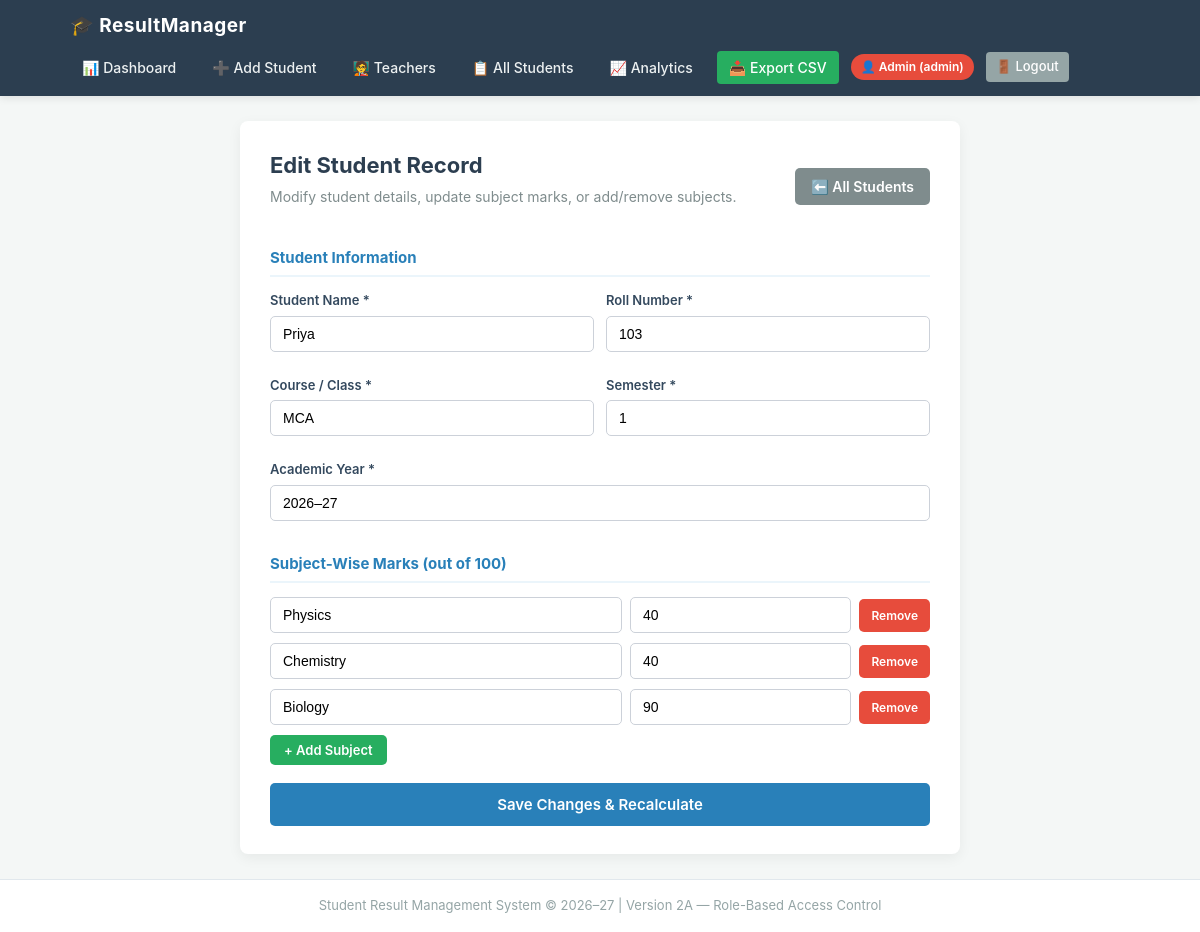
Page /admin/student/edit/3 (signed in) on the committed database.
### tables this page shows
CREATE TABLE students (
            id INTEGER PRIMARY KEY AUTOINCREMENT,
            name TEXT NOT NULL,
            roll_number TEXT NOT NULL,
            course TEXT NOT NULL,
            semester TEXT NOT NULL,
            academic_year TEXT NOT NULL,
            created_at TIMESTAMP DEFAULT CURRENT_TIMESTAMP
        );

CREATE TABLE subjects (
            id INTEGER PRIMARY KEY AUTOINCREMENT,
            student_id INTEGER NOT NULL,
            subject_name TEXT NOT NULL,
            marks REAL NOT NULL,
            FOREIGN KEY (student_id) REFERENCES students(id) ON DELETE CASCADE
        );

### app.py (the view, shortened to what this page needs)
@app.route('/admin/student/edit/<int:student_id>', methods=['GET', 'POST'])
@admin_required
def admin_student_edit(student_id):
    student = fetch_single_student_analyzed(student_id)
    if not student:
        flash("Student not found.", "danger")
        return redirect(url_for('student_list'))
    error = None
    return render_template('student_edit.html', student=student, error=error)

### app.py (called while the page is built)
def get_db_connection():
    conn = sqlite3.connect(DB_PATH)
    conn.row_factory = sqlite3.Row
    return conn

def admin_required(f):
    @wraps(f)
    def decorated_function(*args, **kwargs):
        if 'user_id' not in session:
            flash("Please log in to access this page.", "warning")
            return redirect(url_for('login'))
        if session.get('role') != 'ADMIN':
            flash("Access denied. You do not have permission to access this page.", "danger")
            if session.get('role') == 'TEACHER':
                return redirect(url_for('teacher_dashboard'))
            return redirect(url_for('student_dashboard'))
        return f(*args, **kwargs)
    return decorated_function

def calculate_grade(percentage):
    if percentage >= 90:
        return 'A'
    elif percentage >= 80:
        return 'B'
    elif percentage >= 70:
        return 'C'
    elif percentage >= 60:
        return 'D'
    else:
        return 'F'

def calculate_remark(marks):
    if marks >= 90:
        return 'Excellent'
    elif marks >= 80:
        return 'Very Good'
    elif marks >= 70:
        return 'Good'
    elif marks >= 60:
        return 'Satisfactory'
    elif marks >= 40:
        return 'Needs Improvement'
    else:
        return 'Fail'

def calculate_performance_message(percentage):
    if percentage >= 90:
        return "Excellent overall performance!"
    elif percentage >= 80:
        return "Very good performance!"
    elif percentage >= 70:
        return "Good performance!"
    elif percentage >= 60:
        return "Satisfactory performance."
    else:
        return "Keep practicing and improve your performance."

def calculate_performance_category(percentage):
    if percentage >= 90:
        return "Excellent"
    elif percentage >= 80:
        return "Very Good"
    elif percentage >= 70:
        return "Good"
    elif percentage >= 60:
        return "Average"
    else:
        return "Needs Improvement"

def fetch_single_student_analyzed(student_id):
    conn = get_db_connection()
    s_row = conn.execute('SELECT * FROM students WHERE id = ?', (student_id,)).fetchone()
    if not s_row:
        conn.close()
        return None
    sub_rows = conn.execute('SELECT subject_name, marks FROM subjects WHERE student_id = ?', (student_id,)).fetchall()
    conn.close()
    return analyze_student_data(dict(s_row), [dict(r) for r in sub_rows])

### templates/student_edit.html (shortened to what this page needs)
{% extends "base.html" %}
{% block content %}
<div class="calculator-container">
    <div class="page-header">
        <div>
            <h2>Edit Student Record</h2>
            <p class="subtitle">Modify student details, update subject marks, or add/remove subjects.</p>
        </div>
        <div class="header-actions">
            <a href="{{ url_for('student_list') }}" class="btn-secondary">⬅️ All Students</a>
        </div>
    </div>
    <form method="POST" action="{{ url_for('admin_student_edit', student_id=student.id) }}" class="entry-form">
        <div class="section-title">Student Information</div>
        <div class="form-grid">
            <div class="form-group">
                <label for="student_name">Student Name *</label>
                <input
                    type="text"
                    id="student_name"
                    name="student_name"
                    value="{{ student.student_name }}"
                    required
                >
            </div>
            <div class="form-group">
                <label for="roll_number">Roll Number *</label>
                <input
                    type="text"
                    id="roll_number"
                    name="roll_number"
                    value="{{ student.roll_number }}"
                    required
                >
            </div>
            <div class="form-group">
                <label for="course">Course / Class *</label>
                <input
                    type="text"
                    id="course"
                    name="course"
                    value="{{ student.course }}"
                    required
                >
            </div>
            <div class="form-group">
                <label for="semester">Semester *</label>
                <input
                    type="text"
                    id="semester"
                    name="semester"
                    value="{{ student.semester }}"
                    required
                >
            </div>
            <div class="form-group full-width">
                <label for="academic_year">Academic Year *</label>
                <input
                    type="text"
                    id="academic_year"
                    name="academic_year"
                    value="{{ student.academic_year }}"
                    required
                >
            </div>
        </div>
        <div class="section-title">Subject-Wise Marks (out of 100)</div>
        <div id="subjects-container">
            {% for sub in student.subjects %}
                <div class="subject-row">
                    <input
                        type="text"
                        name="subject_name"
                        placeholder="Subject Name"
                        value="{{ sub.name }}"
                        required
                    >
                    <input
                        type="number"
                        name="subject_marks"
                        min="0"
                        max="100"
                        step="any"
                        placeholder="Marks (0-100)"
                        value="{{ sub.marks }}"
                        required
                    >
                    <button type="button" class="btn-remove" onclick="removeSubject(this)">Remove</button>
                </div>
            {% endfor %}
        </div>
        <button type="button" class="btn-add" onclick="addSubject()">+ Add Subject</button>
        <button type="submit" class="btn-calculate">Save Changes & Recalculate</button>
    </form>
</div>
{% endblock %}

### static/style.css (style rules this page uses)
* { box-sizing: border-box; margin: 0; padding: 0; }
body { font-family: -apple-system, BlinkMacSystemFont, "Segoe UI", Roboto, Helvetica, Arial, sans-serif; background-color: #f4f7f6; color: #2c3e50; line-height: 1.5; min-height: 100vh; display: flex; flex-direction: column; }
.calculator-container { background-color: #ffffff; max-width: 720px; margin: 0 auto; padding: 28px 30px; border-radius: 8px; box-shadow: 0 4px 14px rgba(0, 0, 0, 0.06); }
.page-header { display: flex; justify-content: space-between; align-items: center; margin-bottom: 22px; flex-wrap: wrap; gap: 15px; }
h2 { color: #2c3e50; font-size: 22px; margin-bottom: 4px; }
.subtitle { color: #7f8c8d; font-size: 14px; margin-bottom: 18px; }
.section-title { font-weight: bold; font-size: 15px; color: #2980b9; border-bottom: 2px solid #ebf5fb; padding-bottom: 6px; margin: 20px 0 14px 0; }
.form-grid { display: grid; grid-template-columns: 1fr 1fr; gap: 12px; }
.full-width { grid-column: 1 / -1; }
.form-group { margin-bottom: 12px; }
label { display: block; margin-bottom: 5px; font-weight: 600; font-size: 13px; color: #34495e; }
input[type="text"], input[type="number"], select { width: 100%; padding: 9px 12px; border: 1px solid #ccd1d9; border-radius: 5px; font-size: 14px; background-color: #ffffff; transition: border-color 0.2s; }
.subject-row { display: flex; gap: 8px; align-items: center; margin-bottom: 10px; }
.subject-row input[type="text"] { flex: 2; }
.subject-row input[type="number"] { flex: 1.2; }
button, .btn-primary, .btn-secondary, .btn-export-pdf, .btn-view-all { font-family: inherit; display: inline-block; cursor: pointer; font-size: 14px; font-weight: 600; border-radius: 5px; text-decoration: none; border: none; text-align: center; transition: background-color 0.2s, transform 0.1s; }
.btn-remove { background-color: #e74c3c; color: #ffffff; padding: 9px 12px; font-size: 12px; }
.btn-add { background-color: #27ae60; color: #ffffff; padding: 7px 14px; font-size: 13px; margin-bottom: 18px; }
.btn-calculate { width: 100%; background-color: #2980b9; color: #ffffff; padding: 12px; font-size: 15px; }
.btn-secondary { background-color: #7f8c8d; color: #ffffff; padding: 8px 16px; }

### rows in the picture
students: student_name "Priya", roll_number "103", course "MCA", semester "1", academic_year "2026–27"
subjects: subject_name "Physics", subject_marks "40"
subjects: subject_name "Chemistry", subject_marks "40"
subjects: subject_name "Biology", subject_marks "90"

### other values in the picture
{{ session.get('username') }} "admin"
